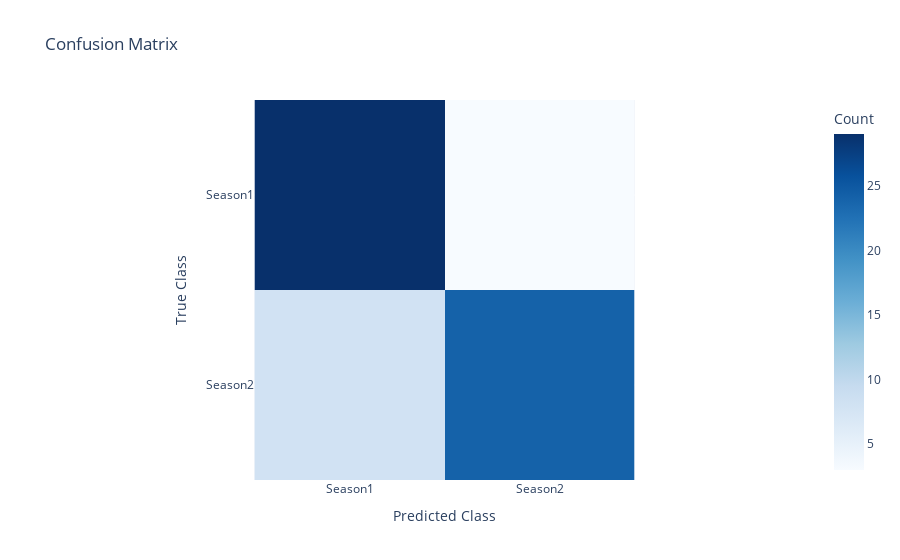

The notebook cell saved with this chart:
### Code cell
classes = ["Season1", "Season2"]
calculate_confusion_matrix(X_test, X_train, y_train, y_test, "Predicted Class", "True Class", classes, iterations)

fig.update_layout(title="Confusion Matrix", xaxis_title="Predicted Class", yaxis_title="True Class")
fig.show()

### Figure 1 — Plotly figure (JSON) as saved in the notebook; plotly's stock layout.template omitted (floating-point values rounded to 4 significant figures)
{"data": [{"coloraxis": "coloraxis", "hovertemplate": "Predicted Class: %{x}<br>True Class: %{y}<br>Count: %{z}<extra></extra>", "name": "0", "type": "heatmap", "x": ["Season1", "Season2"], "xaxis": "x", "y": ["Season1", "Season2"], "yaxis": "y", "z": [[29, 3], [8, 24]]}], "layout": {"coloraxis": {"colorbar": {"title": {"text": "Count"}}, "colorscale": [[0, "rgb(247,251,255)"], [0.125, "rgb(222,235,247)"], [0.25, "rgb(198,219,239)"], [0.375, "rgb(158,202,225)"], [0.5, "rgb(107,174,214)"], [0.625, "rgb(66,146,198)"], [0.75, "rgb(33,113,181)"], [0.875, "rgb(8,81,156)"], [1, "rgb(8,48,107)"]]}, "title": {"text": "Confusion Matrix"}, "xaxis": {"anchor": "y", "constrain": "domain", "domain": [0, 1], "scaleanchor": "y", "title": {"text": "Predicted Class"}}, "yaxis": {"anchor": "x", "autorange": "reversed", "constrain": "domain", "domain": [0, 1], "title": {"text": "True Class"}}}}
